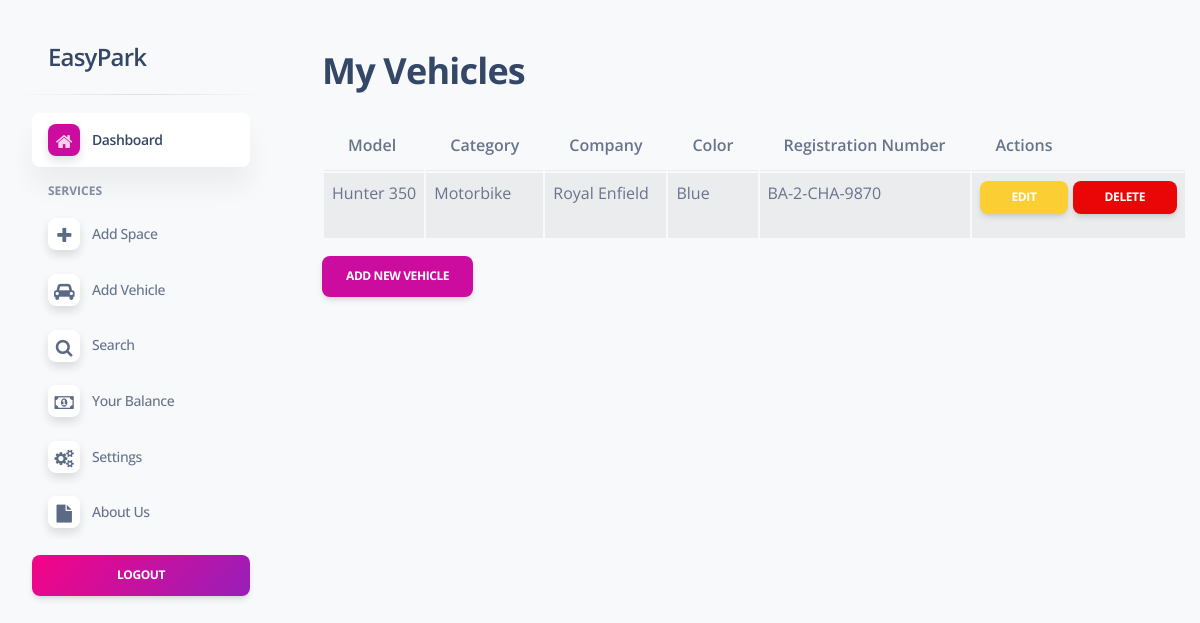
Page /user/manage_vehicles.php (signed in) on the committed database.
### tables this page shows
CREATE TABLE `tblvehicle` (
  `ID` int(10) NOT NULL,
  `UserId` int(11) DEFAULT NULL,
  `Color` varchar(120) DEFAULT NULL,
  `VehicleModel` varchar(100) NOT NULL,
  `VehicleCategory` varchar(120) DEFAULT NULL,
  `VehicleCompanyname` varchar(120) DEFAULT NULL,
  `RegistrationNumber` varchar(120) DEFAULT NULL
);

### user/manage_vehicles.php (the view, shortened to what this page needs)
<?php
include('include/header.php');
$userId = $_SESSION['id'];
$sql = "SELECT ID, VehicleModel, VehicleCategory, VehicleCompanyname, Color, RegistrationNumber FROM tblvehicle WHERE UserId = ?";
$stmt = $conn->prepare($sql);
$stmt->bind_param("i", $userId);
$stmt->execute();
$result = $stmt->get_result();
?>
<div class="main-content position-relative max-height-vh-100 h-100 border-radius-lg">
  <div class="container-fluid py-4">
    <h2 class="mb-4">My Vehicles</h2>
    <?php if ($result->num_rows === 0): ?>
      <p>You have not added any vehicles yet.</p>
      <a href="add_vehicle.php" class="btn btn-primary">Add Vehicle</a>
    <?php else: ?>
      <table class="table table-striped">
        <thead>
          <tr>
            <th>Model</th>
            <th>Category</th>
            <th>Company</th>
            <th>Color</th>
            <th>Registration Number</th>
            <th>Actions</th>
          </tr>
        </thead>
        <tbody id="vehicle-table-body">
          <?php while ($row = $result->fetch_assoc()): ?>
            <tr data-id="<?= htmlspecialchars($row['ID']) ?>">
              <td><?= htmlspecialchars($row['VehicleModel']) ?></td>
              <td><?= htmlspecialchars($row['VehicleCategory']) ?></td>
              <td><?= htmlspecialchars($row['VehicleCompanyname']) ?></td>
              <td><?= htmlspecialchars($row['Color']) ?></td>
              <td><?= htmlspecialchars($row['RegistrationNumber']) ?></td>
              <td>
                <a href="edit_vehicle.php?id=<?= $row['ID'] ?>" class="btn btn-sm btn-warning">Edit</a>
                <button class="btn btn-sm btn-danger btn-delete" data-id="<?= $row['ID'] ?>">Delete</button>
              </td>
            </tr>
          <?php endwhile; ?>
        </tbody>
      </table>
      <a href="add_vehicle.php" class="btn btn-primary">Add New Vehicle</a>
    <?php endif; ?>
  </div>
</div>
<?php
include('include/footer.php');
?>

### rows in the picture
tblvehicle: VehicleModel "Hunter 350", VehicleCategory "Motorbike", VehicleCompanyname "Royal Enfield", Color "Blue", RegistrationNumber "BA-2-CHA-9870"
